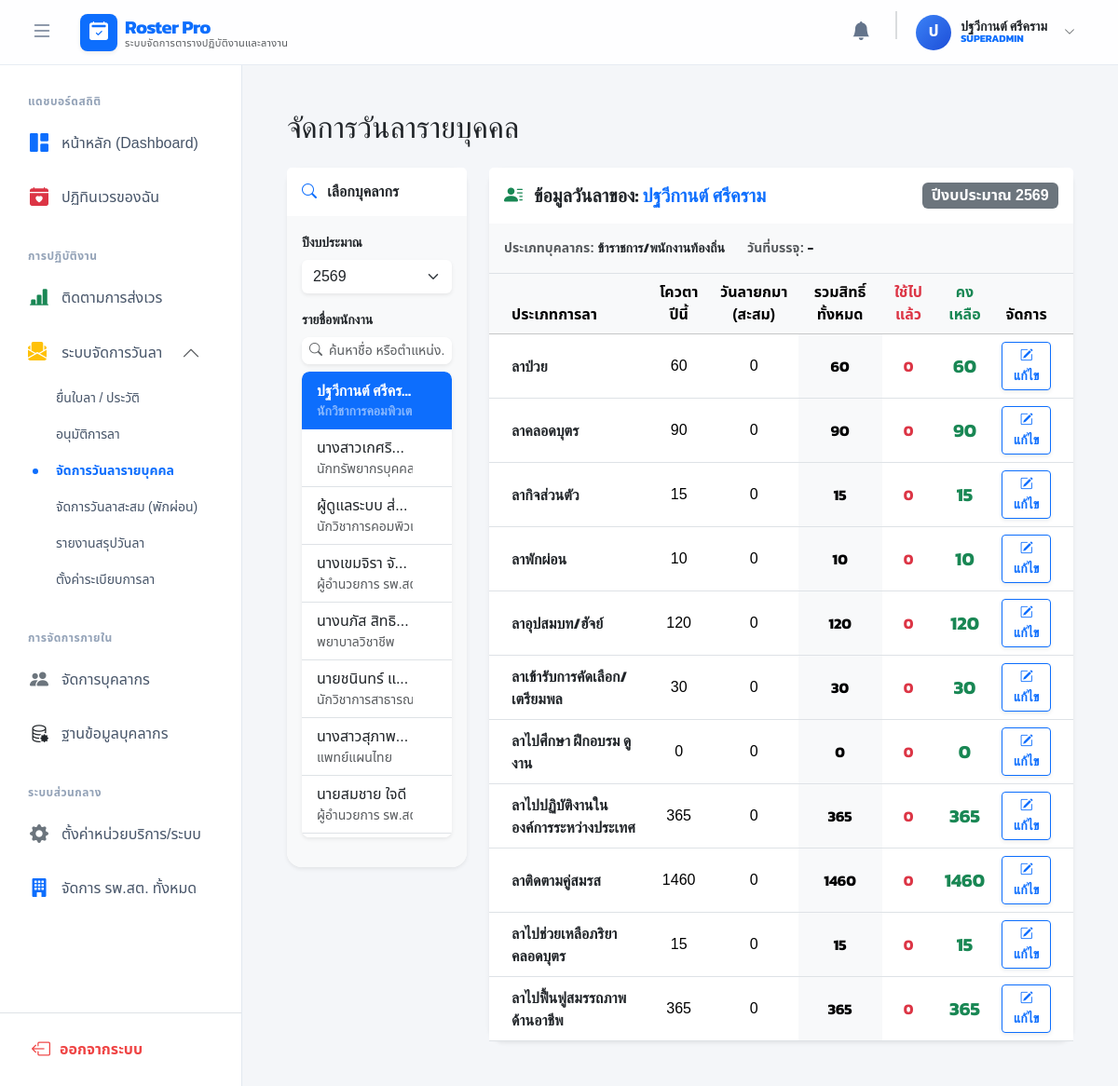
Page /index.php?c=leave&a=manage (signed in) on the committed database.
### tables this page shows
CREATE TABLE `users` (
  `id` int(11) NOT NULL,
  `hospital_id` int(11) DEFAULT NULL COMMENT 'รหัสหน่วยบริการ (NULL = แอดมินส่วนกลาง)',
  `name` varchar(100) NOT NULL,
  `phone` varchar(50) DEFAULT NULL,
  `username` varchar(50) NOT NULL,
  `password` varchar(255) NOT NULL,
  `role` enum('SUPERADMIN','ADMIN','DIRECTOR','SCHEDULER','STAFF','HR') NOT NULL DEFAULT 'STAFF',
  `employee_type` enum('ข้าราชการ/พนักงานท้องถิ่น','พนักงานจ้างตามภารกิจ','พนักงานจ้างทั่วไป') NOT NULL DEFAULT 'ข้าราชการ/พนักงานท้องถิ่น',
  `start_date` date DEFAULT NULL COMMENT 'วันที่บรรจุ/เริ่มงาน',
  `type` varchar(100) DEFAULT NULL COMMENT 'วิชาชีพ/ตำแหน่ง',
  `position_number` varchar(50) DEFAULT NULL,
  `color_theme` varchar(20) DEFAULT 'primary',
  `sort_order` int(11) DEFAULT 0,
  `created_at` datetime DEFAULT current_timestamp(),
  `display_order` int(11) NOT NULL DEFAULT 0,
  `id_card` varchar(13) DEFAULT NULL,
  `pay_rate_id` int(11) DEFAULT NULL
);

CREATE TABLE `leave_balances` (
  `id` int(11) NOT NULL,
  `user_id` int(11) NOT NULL COMMENT 'รหัสพนักงาน',
  `budget_year` int(4) NOT NULL COMMENT 'ปีงบประมาณ (เช่น 2024, 2025)',
  `leave_type_id` int(11) NOT NULL COMMENT 'อ้างอิง ID จากตาราง leave_quotas',
  `quota_days` int(11) NOT NULL COMMENT 'โควตาฐานของปีนี้ (เช่น 10 วัน)',
  `carried_over_days` int(11) NOT NULL DEFAULT 0 COMMENT 'วันลายกยอดมาจากปีก่อน (สะสม)',
  `used_days` decimal(4,1) NOT NULL DEFAULT 0.0 COMMENT 'จำนวนวันที่ใช้ไปแล้วในปีนี้',
  `updated_at` timestamp NOT NULL DEFAULT current_timestamp() ON UPDATE current_timestamp()
);

CREATE TABLE `leave_quotas` (
  `id` int(11) NOT NULL,
  `leave_type` varchar(100) NOT NULL,
  `max_days` decimal(5,1) NOT NULL DEFAULT 0.0,
  `calculation_type` enum('WORKING_DAYS','CALENDAR_DAYS') NOT NULL DEFAULT 'WORKING_DAYS' COMMENT 'นับวันทำการ หรือ นับรวมวันหยุด',
  `description` varchar(255) DEFAULT NULL
);

### models/UserModel.php (called while the page is built, shortened)
<?php
class UserModel {
    private $conn;
    private $table_name = "users";
    public function __construct($db) {
        $this->conn = $db;
        $this->conn->setAttribute(PDO::ATTR_ERRMODE, PDO::ERRMODE_EXCEPTION);
        $this->checkAndCreateColumns();
    }
    private function checkAndCreateColumns() {
        try {
            $stmt = $this->conn->query("SHOW COLUMNS FROM " . $this->table_name);
            $existing_columns = $stmt->fetchAll(PDO::FETCH_COLUMN);
            $required_columns = [
                'phone' => 'VARCHAR(20) NULL',
                'type' => 'VARCHAR(100) NULL',
                'color_theme' => "VARCHAR(20) DEFAULT 'primary'",
                'employee_type' => "VARCHAR(100) DEFAULT 'ข้าราชการ/พนักงานท้องถิ่น'",
                'start_date' => 'DATE NULL',
                'sort_order' => 'INT DEFAULT 0',
                'id_card' => 'VARCHAR(13) NULL',
                'position_number' => 'VARCHAR(50) NULL',
                'pay_rate_id' => 'INT NULL'
            ];
        } catch (PDOException $e) {
            error_log("User Auto-migration failed: " . $e->getMessage());
        }
    }
    public function getUserById($id) {
        $query = "SELECT * FROM " . $this->table_name . " WHERE id = :id LIMIT 1";
        $stmt = $this->conn->prepare($query);
        $stmt->bindParam(':id', $id);
        $stmt->execute();
        return $stmt->fetch(PDO::FETCH_ASSOC);
    }
    public function getAllUsers() {
        $query = "SELECT u.*, h.name as hospital_name, p.name as pay_rate_name
                  FROM " . $this->table_name . " u
                  LEFT JOIN hospitals h ON u.hospital_id = h.id
                  LEFT JOIN pay_rates p ON u.pay_rate_id = p.id
                  ORDER BY u.hospital_id ASC, u.sort_order ASC";
        $stmt = $this->conn->prepare($query);
        $stmt->execute();
        return $stmt->fetchAll(PDO::FETCH_ASSOC);
    }
    public function getAllStaff($hospital_id = null) {
        if ($hospital_id) {
            return $this->getUsersByHospital($hospital_id);
        } else {
            return $this->getAllUsers();
        }
    }
}
?>

### views/leave/manage.php (the view, shortened to what this page needs)
<div class="container-fluid px-4">
    <h2 class="mt-4 mb-4">จัดการวันลารายบุคคล</h2>
    <div class="row">
        <div class="col-lg-3 mb-4">
            <div class="card shadow-sm border-0 rounded-4">
                <div class="card-header bg-white py-3 border-bottom-0">
                    <h6 class="mb-0 fw-bold"><i class="bi bi-search text-primary me-2"></i> เลือกบุคลากร</h6>
                </div>
                <div class="card-body bg-light rounded-bottom-4 p-2">
                    <form action="index.php" method="GET" class="mb-3 p-2">
                        <label class="form-label fw-bold" style="font-size: 14px;">ปีงบประมาณ</label>
                        <select name="year" class="form-select mb-3 shadow-sm border-0" onchange="this.form.submit()">
                            <?php
                                $current_y = (int)date('Y') + ((int)date('m') >= 10 ? 1 : 0);
                                for ($y = $current_y - 2; $y <= $current_y + 1; $y++) {
                                    $selected = ($y == $budget_year) ? 'selected' : '';
                                    echo "<option value=\"$y\" $selected>" . ($y + 543) . "</option>";
                                }
                            ?>
                        </select>
                        <label class="form-label fw-bold" style="font-size: 14px;">รายชื่อพนักงาน</label>
                        <div class="input-group input-group-sm mb-2 shadow-sm border-0 rounded-3 overflow-hidden">
                            <span class="input-group-text bg-white border-0 text-muted"><i class="bi bi-search"></i></span>
                            <input type="text" id="staffSearchManage" class="form-control border-0 ps-0" placeholder="ค้นหาชื่อ หรือตำแหน่ง...">
                        </div>
                        <div class="list-group list-group-flush shadow-sm rounded-3" id="staffListManage" style="max-height: 500px; overflow-y: auto;">
                            <?php foreach($staffs as $st): ?>
                                <button type="submit" name="user_id" value="<?= $st['id'] ?>" class="list-group-item list-group-item-action staff-item-manage <?= ($target_user_id == $st['id']) ? 'active fw-bold' : '' ?>">
                                    <div class="d-flex w-100 justify-content-between align-items-center">
                                        <div class="text-truncate staff-name-manage" style="max-width: 80%;">
                                            <?= htmlspecialchars($st['name']) ?>
                                            <div class="small staff-type-manage <?= ($target_user_id == $st['id']) ? 'text-white-50' : 'text-muted' ?>"><?= htmlspecialchars($st['type']) ?></div>
                                        </div>
                                    </div>
                                </button>
                            <?php endforeach; ?>
                        </div>
                    </form>
                </div>
            </div>
        </div>
        <div class="col-lg-9 mb-4">
            <?php if ($target_user): ?>
            <div class="card shadow-sm border-0 rounded-4">
                <div class="card-header bg-white py-3 border-bottom-0 d-flex justify-content-between align-items-center">
                    <h5 class="mb-0 fw-bold"><i class="bi bi-person-lines-fill text-success me-2"></i> ข้อมูลวันลาของ: <span class="text-primary"><?= htmlspecialchars($target_user['name']) ?></span></h5>
                    <span class="badge bg-secondary fs-6">ปีงบประมาณ <?= $budget_year + 543 ?></span>
                </div>
                <div class="card-body p-0">
                    <div class="bg-light p-3 border-bottom d-flex gap-4" style="font-size: 14px;">
                        <div><strong class="text-muted">ประเภทบุคลากร:</strong> <span class="fw-bold text-dark"><?= htmlspecialchars($target_user['employee_type'] ?? '-') ?></span></div>
                        <div><strong class="text-muted">วันที่บรรจุ:</strong> <span class="fw-bold text-dark"><?= !empty($target_user['start_date']) ? date('d/m/', strtotime($target_user['start_date'])).(date('Y', strtotime($target_user['start_date']))+543) : '-' ?></span></div>
                    </div>
                    <div class="table-responsive">
                        <table class="table table-hover align-middle mb-0 text-center">
                            <thead class="table-light text-muted">
                                <tr>
                                    <th class="text-start ps-4">ประเภทการลา</th>
                                    <th>โควตาปีนี้</th>
                                    <th>วันลายกมา (สะสม)</th>
                                    <th>รวมสิทธิ์ทั้งหมด</th>
                                    <th class="text-danger">ใช้ไปแล้ว</th>
                                    <th class="text-success">คงเหลือ</th>
                                    <th class="pe-4">จัดการ</th>
                                </tr>
                            </thead>
                            <tbody>
                                <?php if (empty($balances)): ?>
                                    <tr>
                                        <td colspan="7" class="py-5 text-muted">ไม่พบข้อมูลบัญชีวันลาในปีนี้</td>
                                    </tr>
                                <?php else: ?>
                                    <?php foreach ($balances as $b):
                                        $total = $b['quota_days'] + $b['carried_over_days'];
                                        $remain = $total - $b['used_days'];
                                    ?>
                                    <tr>
                                        <td class="text-start ps-4 fw-bold text-dark"><?= htmlspecialchars($b['leave_type_name']) ?></td>
                                        <td><?= floatval($b['quota_days']) ?></td>
                                        <td><?= floatval($b['carried_over_days']) ?></td>
                                        <td class="fw-bold bg-light"><?= floatval($total) ?></td>
                                        <td class="fw-bold text-danger"><?= floatval($b['used_days']) ?></td>
                                        <td class="fw-bold text-success fs-5"><?= floatval($remain) ?></td>
                                        <td class="pe-4">
                                            <button class="btn btn-sm btn-outline-primary fw-bold shadow-sm" data-bs-toggle="modal" data-bs-target="#editBalanceModal"
                                                data-id="<?= $b['id'] ?>"
                                                data-name="<?= htmlspecialchars($b['leave_type_name']) ?>"
                                                data-quota="<?= $b['quota_days'] ?>"
                                                data-carried="<?= $b['carried_over_days'] ?>"
                                                data-used="<?= $b['used_days'] ?>">
                                                <i class="bi bi-pencil-square"></i> แก้ไข
                                            </button>
                                        </td>
                                    </tr>
                                    <?php endforeach; ?>
                                <?php endif; ?>
                            </tbody>
                        </table>
                    </div>
                </div>
            </div>
            <?php endif; ?>
        </div>
    </div>
</div>

### views/layouts/header.php (style rules this page uses)
:root { --primary-color: #0d6efd; --sidebar-bg: #ffffff; --navbar-height: 70px; }
body { font-family: 'Noto Sans Thai', sans-serif; background-color: #f4f6f9; height: 100vh; overflow: hidden; margin: 0; padding: 0; -webkit-font-smoothing: antialiased; }
h1, h2, h3, h4, h5, h6, .fw-bold { font-family: 'Kanit', sans-serif; }

### rows in the picture
users: $st['id'] 8 (drawn), name "ปฐวีกานต์ ศรีคร…", type "นักวิชาการคอมพิว…", name "ปฐวีกานต์ ศรีคราม", employee_type "ข้าราชการ/พนักงานท้องถิ่น"
users: $st['id'] 9 (drawn), name "นางสาวเกศริ…", type "นักทรัพยากรบุ…"
users: $st['id'] 1 (drawn), name "ผู้ดูแลระบบ ส่…", type "นักวิชาการคอม…"
users: $st['id'] 2 (drawn), name "นางเขมจิรา จั…", type "ผู้อำนวยการ ร…"
users: $st['id'] 3 (drawn), name "นางนภัส สิทธิ…", type "พยาบาลวิชาชีพ"
users: $st['id'] 5 (drawn), name "นายชนินทร์ แ…", type "นักวิชาการสาธา…"
users: $st['id'] 4 (drawn), name "นางสาวสุภาพ…", type "แพทย์แผนไทย"
users: $st['id'] 6 (drawn), name "นายสมชาย ใจ…", type "ผู้อำนวยการ ร…"
leave_balances: leave_quotas.leave_type "ลาป่วย", quota_days "60", carried_over_days "0", used_days "0"
leave_balances: leave_quotas.leave_type "ลาคลอดบุตร", quota_days "90", carried_over_days "0", used_days "0"
leave_balances: leave_quotas.leave_type "ลากิจส่วนตัว", quota_days "15", carried_over_days "0", used_days "0"
leave_balances: leave_quotas.leave_type "ลาพักผ่อน", quota_days "10", carried_over_days "0", used_days "0"
leave_balances: leave_quotas.leave_type "ลาอุปสมบท/ฮัจย์", quota_days "120", carried_over_days "0", used_days "0"
leave_balances: leave_quotas.leave_type "ลาเข้ารับการคัดเลือก/เตรียมพล", quota_days "30", carried_over_days "0", used_days "0"
leave_balances: leave_quotas.leave_type "ลาไปศึกษา ฝึกอบรม ดูงาน", quota_days "0", carried_over_days "0", used_days "0"
leave_balances: leave_quotas.leave_type "ลาไปปฏิบัติงานในองค์การระหว่างประเทศ", quota_days "365", carried_over_days "0", used_days "0"
leave_balances: leave_quotas.leave_type "ลาติดตามคู่สมรส", quota_days "1460", carried_over_days "0", used_days "0"
leave_balances: leave_quotas.leave_type "ลาไปช่วยเหลือภริยาคลอดบุตร", quota_days "15", carried_over_days "0", used_days "0"
leave_balances: leave_quotas.leave_type "ลาไปฟื้นฟูสมรรถภาพด้านอาชีพ", quota_days "365", carried_over_days "0", used_days "0"

### other values in the picture
$app_name "Roster Pro"
$app_subtitle "ระบบจัดการตารางปฏิบัติงานและลางาน"
mb_substr($_SESSION['user']['name'], 0, 1, 'UTF-8') "ป"
$_SESSION['user']['name'] "ปฐวีกานต์ ศรีคราม"
$_SESSION['user']['role'] "SUPERADMIN"
$budget_year + 543 "2569"
form field year "2569"
